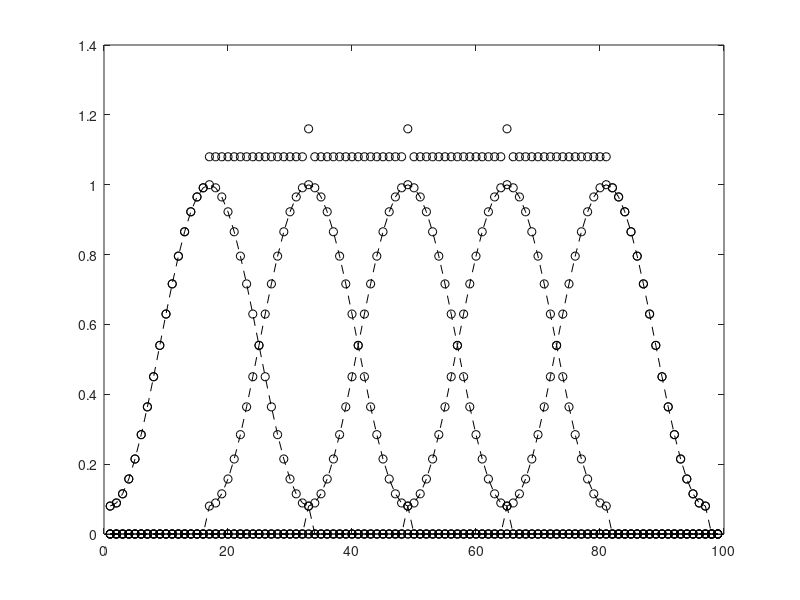

The MATLAB script that drew this image:
% Check Constant Overlap Add Property
M = 33;          % window length
R = (M-1)/2;     % hop size
N = 3*M;         % overlap-add span
w = hamming(M);  % window
z = zeros(N,1);  plot(z,'-k');  hold on;  s = z;
for so=0:R:N-M
  ndx = so+1:so+M;        % current window location
  s(ndx) = s(ndx) + w;    % window overlap-add
  wzp = z; wzp(ndx) = w;  % for plot only 
  so = so + R;            % hop along now
  plot(wzp,'--ok');        % plot just this window
end
plot(s,'ok');  hold off;  % plot window overlap-add
